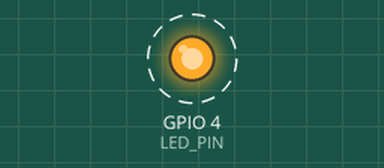
Recording of a sketch running on a simulated ESP32. On the bench: output pins drawn as LEDs (lit = HIGH). Dashed ring = blinking. WiFi joins after 1.5 s; servers stay silent unless stated; what the sketch prints to the serial monitor is not drawn.

Above: at 2.0 s.
Timing chart, 0 to 6.1 s (numbered marks = the images above):
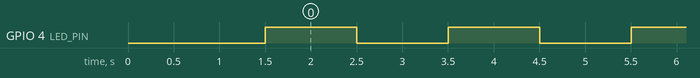

Measured:
- by itself, GPIO 4 (LED_PIN): alternates HIGH for 1.0 s and LOW for 1.0 s

The sketch:

ota-and-telnet.ino
```cpp
#include <WiFi.h>
#include <ESPmDNS.h>
#include <ArduinoOTA.h>

const int LED_PIN = 4;

const char *ssid = "SUPER-ORCA";
const char *password = "zxcvbnmv";

// Telnet Server
WiFiServer telnetServer(23);
WiFiClient telnetClient;

void ledBlink() {
  digitalWrite(LED_PIN, HIGH);
  telnetClient.println("LED ON");
  delay(1000);

  digitalWrite(LED_PIN, LOW);
  telnetClient.println("LED OFF");
  delay(1000);
}

void setup() {
  pinMode(LED_PIN, OUTPUT);

  Serial.begin(115200);

  // Setup WiFi
  WiFi.begin(ssid, password);
  Serial.print("Connecting to WiFi");
  while (WiFi.status() != WL_CONNECTED) {
    delay(500);
    Serial.print(".");
  }
  Serial.println("\nWiFi Connected!");

  // Start OTA
  ArduinoOTA.setHostname("esp32-OTA");
  ArduinoOTA.setPassword("admin");
  ArduinoOTA.begin();

  // Start Telnet Server
  telnetServer.begin();
  telnetServer.setNoDelay(true);

  Serial.println("Telnet Server started at: " + WiFi.localIP().toString());
}

void loop() {
  ArduinoOTA.handle();

  // Check telnet connection
  if (telnetServer.hasClient()) {
    if (!telnetClient || !telnetClient.connected()) {
      if (telnetClient) telnetClient.stop();
      telnetClient = telnetServer.available();

      telnetClient.println("=== Telnet Connected ===\n");
    }
  }

  // Led Blink with Telnet Log
  ledBlink();
}
```
